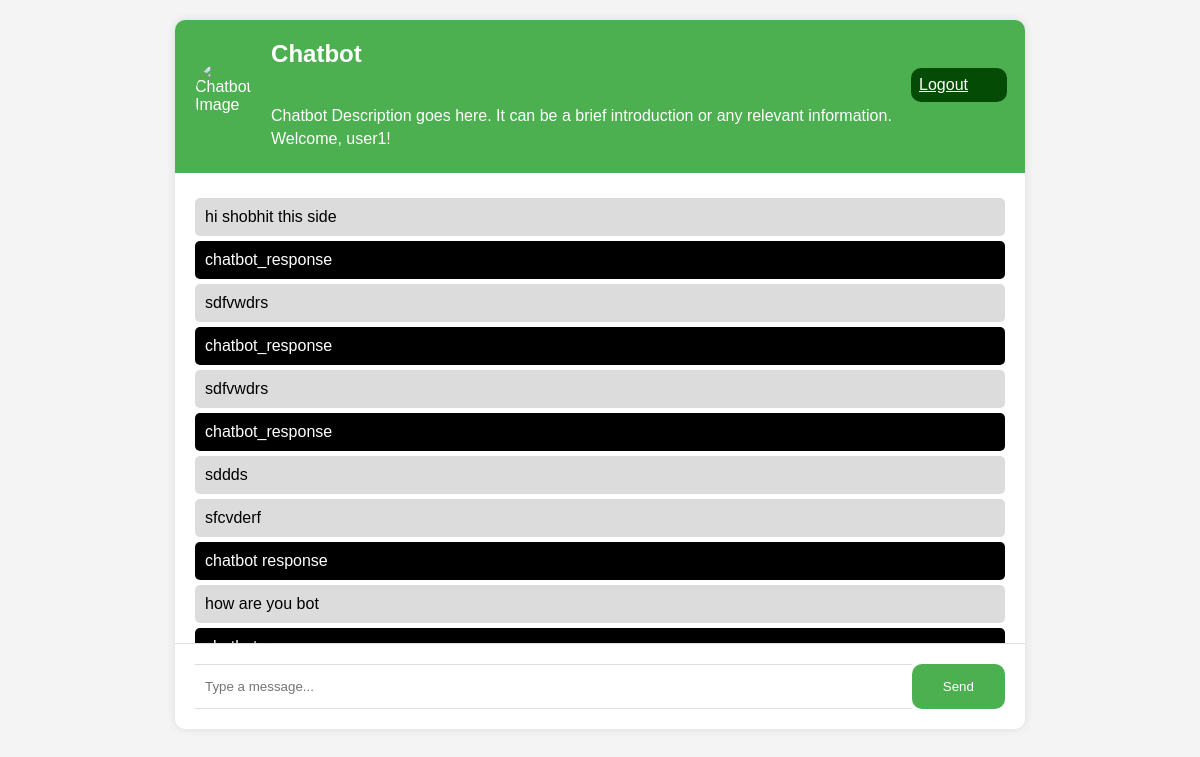
The page /chatbot/ (signed in) on the database its author committed.
### chatbot/models.py (models this page shows)
class Chat_messages(models.Model):
    user = models.ForeignKey(User, on_delete=models.CASCADE)
    user_text = models.TextField()
    bot_text = models.TextField(null=True, blank=True)
    created_at = models.DateTimeField(auto_now_add=True)
    updated_at = models.DateTimeField(auto_now=True)
    class Meta:
        db_table = "chat_messages"

### chatbot/views.py (the view)
# urls.py: path('chatbot/', chatbot, name='chatbot'),
@login_required
def chatbot(request):
    chat_history = Chat_messages.objects.filter(user=request.user).order_by('created_at')
    context = {
        'chat_history': chat_history,
    }
    return render(request, 'chatbot.html', context)

### templates/chatbot.html (shortened to what this page needs)
{% extends 'base.html' %}
{% block content %}
{% load static %}
<div class="chat-container">
    <div class="chat-header">
        <img src="{% static 'chatbot2.png' %}" alt="Chatbot Image" class="chatbot-image">
        <div class="chatbot-info">
            <h1 class="chatbot-title">Chatbot</h1>
            <a href="{% url 'logout' %}" class="logout-link">Logout</a>
            <p class="chatbot-description">Chatbot Description goes here. It can be a brief introduction or any relevant information.</p>
            <p class="welcome-message">Welcome, {{ request.user.username }}!</p>
        </div>
    </div>
    <div class="chat-log" id="chat-log">
        {% for message in chat_history %}
            <div class="message">
                <p class="user-message">{{ message.user_text }}</p>
                {% if message.bot_text %}
                    <p class="chatbot-message">{{ message.bot_text }}</p>
                {% endif %}
            </div>
        {% endfor %}
    </div>
    <div class="user-input-container">
        <input type="text" id="user-input" class="user-input" placeholder="Type a message..." onkeydown="handleKeyDown(event)">
        <button id="sendButton" onclick="sendMessage()" class="send-button">Send</button>
    </div>
</div>
{% endblock %}

### templates/base.html (shortened to what this page needs)
{% load static %}
<!DOCTYPE html>
<html lang="en">
<head>
    <link rel="stylesheet" type="text/css" href="{% static 'style.css' %}">
</head>
<body>
    {% block content %}
    {% endblock %}
</body>
</html>

### static/style.css (style rules this page uses)
body { font-family: 'Arial', sans-serif; margin: 0; padding: 0; background-color: #f4f4f4; }
.chat-container { max-width: 850px; margin: 20px auto; background-color: #fff; border-radius: 10px; box-shadow: 0 0 10px rgba(0, 0, 0, 0.1); overflow: hidden; }
.chat-header { display: flex; align-items: center; padding: 20px; background-color: #4CAF50; color: #fff; }
.chatbot-image { width: 70px; height: 70px; border-radius: 50%; margin-right: 20px; }
.chatbot-info { flex-grow: 1; }
.chatbot-title { margin: 0; font-size: 1.5em; }
.chatbot-description { margin: 5px 0; }
.welcome-message { margin: 5px 0; }
.logout-link { color: #fff; margin-left: 640px; display: block; width: 80px; padding: 8px; background-color: #044c06; border: none; border-radius: 10px 10px 10px 10px; cursor: pointer; }
.chat-log { padding: 20px; height: 430px; overflow-y: scroll; }
.user-message { background-color: #dcdcdc; padding: 10px; border-radius: 5px; margin: 5px 0; }
.chatbot-message { background-color: #000000; color: #fff; padding: 10px; border-radius: 5px; margin: 5px 0; }
.user-input-container { display: flex; justify-content: space-between; padding: 20px; border-top: 1px solid #ddd; }
.user-input { width: calc(100% - 40px); padding: 10px; border: none; border-top: 1px solid #ddd; border-bottom: 1px solid #ddd; }
.send-button { width: 100px; padding: 15px; background-color: #4CAF50; color: #fff; border: none; border-radius: 10px 10px 10px 10px; cursor: pointer; }

### rows shown on the page
Chat_messages: user_text "hi shobhit this side", bot_text "chatbot_response"
Chat_messages: user_text "sdfvwdrs", bot_text "chatbot_response"
Chat_messages: user_text "sdfvwdrs", bot_text "chatbot_response"
Chat_messages: user_text "sddds"
Chat_messages: user_text "sfcvderf", bot_text "chatbot response"
Chat_messages: user_text "how are you bot"

### other values the page prints
{{ request.user.username }} "user1"
